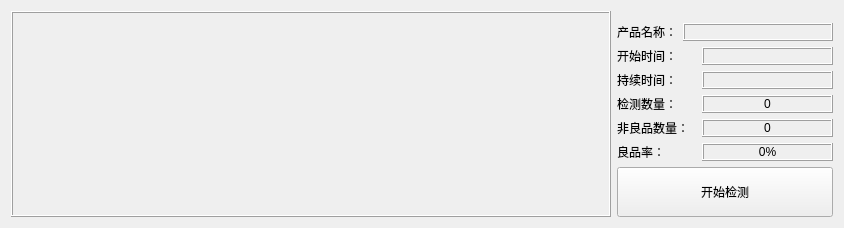
        <widget class="QWidget" name="inspect">
         <layout class="QGridLayout" name="gridLayout_8">
          <item row="3" column="1" colspan="2">
           <widget class="QPushButton" name="ON_OFF">
            <property name="minimumSize">
             <size>
              <width>0</width>
              <height>50</height>
             </size>
            </property>
            <property name="styleSheet">
             <string notr="true">font: 75 20pt &quot;华文宋体&quot;;</string>
            </property>
            <property name="text">
             <string>开始检测</string>
            </property>
           </widget>
          </item>
          <item row="1" column="2">
           <widget class="QFrame" name="frame_show5">
            <property name="frameShape">
             <enum>QFrame::Box</enum>
            </property>
            <property name="frameShadow">
             <enum>QFrame::Raised</enum>
            </property>
           </widget>
          </item>
          <item row="1" column="1">
           <widget class="QFrame" name="frame_show4">
            <property name="frameShape">
             <enum>QFrame::Box</enum>
            </property>
            <property name="frameShadow">
             <enum>QFrame::Raised</enum>
            </property>
           </widget>
          </item>
          <item row="2" column="1" colspan="2">
           <layout class="QVBoxLayout" name="verticalLayout_4">
            <item>
             <layout class="QHBoxLayout" name="horizontalLayout_10" stretch="3,5">
              <item>
               <widget class="QLabel" name="label_21">
                <property name="styleSheet">
                 <string notr="true">font: 16pt &quot;华文中宋&quot;;</string>
                </property>
                <property name="text">
                 <string>产品名称：</string>
                </property>
               </widget>
              </item>
              <item>
               <widget class="QLabel" name="label_name">
                <property name="minimumSize">
                 <size>
                  <width>150</width>
                  <height>0</height>
                 </size>
                </property>
                <property name="styleSheet">
                 <string notr="true">font: 75 16pt &quot;Arial&quot;;</string>
                </property>
                <property name="frameShape">
                 <enum>QFrame::Box</enum>
                </property>
                <property name="frameShadow">
                 <enum>QFrame::Raised</enum>
                </property>
                <property name="text">
                 <string/>
                </property>
                <property name="alignment">
                 <set>Qt::AlignCenter</set>
                </property>
               </widget>
              </item>
             </layout>
            </item>
            <item>
             <layout class="QHBoxLayout" name="horizontalLayout_11" stretch="3,5">
              <item>
               <widget class="QLabel" name="label_17">
                <property name="styleSheet">
                 <string notr="true">font: 16pt &quot;华文中宋&quot;;</string>
                </property>
                <property name="text">
                 <string>开始时间：</string>
                </property>
               </widget>
              </item>
              <item>
               <widget class="QLabel" name="label_startTime">
                <property name="styleSheet">
                 <string notr="true">font: 75 16pt &quot;Arial&quot;;</string>
                </property>
                <property name="frameShape">
                 <enum>QFrame::Box</enum>
                </property>
                <property name="frameShadow">
                 <enum>QFrame::Raised</enum>
                </property>
                <property name="text">
                 <string/>
                </property>
                <property name="alignment">
                 <set>Qt::AlignCenter</set>
                </property>
               </widget>
              </item>
             </layout>
            </item>
            <item>
             <layout class="QHBoxLayout" name="horizontalLayout_12" stretch="3,5">
              <item>
               <widget class="QLabel" name="label_30">
                <property name="styleSheet">
                 <string notr="true">font: 16pt &quot;华文中宋&quot;;</string>
                </property>
                <property name="text">
                 <string>持续时间：</string>
                </property>
               </widget>
              </item>
              <item>
               <widget class="QLabel" name="label_onTime">
                <property name="styleSheet">
                 <string notr="true">font: 75 16pt &quot;Arial&quot;;</string>
                </property>
                <property name="frameShape">
                 <enum>QFrame::Box</enum>
                </property>
                <property name="frameShadow">
                 <enum>QFrame::Raised</enum>
                </property>
                <property name="text">
                 <string/>
                </property>
                <property name="alignment">
                 <set>Qt::AlignCenter</set>
                </property>
               </widget>
              </item>
             </layout>
            </item>
            <item>
             <layout class="QHBoxLayout" name="horizontalLayout_14" stretch="3,5">
              <item>
               <widget class="QLabel" name="label_18">
                <property name="styleSheet">
                 <string notr="true">font: 16pt &quot;华文中宋&quot;;</string>
                </property>
                <property name="text">
                 <string>检测数量：</string>
                </property>
               </widget>
              </item>
              <item>
               <widget class="QLabel" name="label_productNo">
                <property name="styleSheet">
                 <string notr="true">font: 75 16pt &quot;Arial&quot;;</string>
                </property>
                <property name="frameShape">
                 <enum>QFrame::Box</enum>
                </property>
                <property name="frameShadow">
                 <enum>QFrame::Raised</enum>
                </property>
                <property name="text">
                 <string>0</string>
                </property>
                <property name="alignment">
                 <set>Qt::AlignCenter</set>
                </property>
               </widget>
              </item>
             </layout>
            </item>
            <item>
             <layout class="QHBoxLayout" name="horizontalLayout_18" stretch="3,5">
              <item>
               <widget class="QLabel" name="label_19">
                <property name="styleSheet">
                 <string notr="true">font: 16pt &quot;华文中宋&quot;;</string>
                </property>
                <property name="text">
                 <string>非良品数量：</string>
                </property>
               </widget>
              </item>
              <item>
               <widget class="QLabel" name="label_productNG">
                <property name="styleSheet">
                 <string notr="true">font: 75 16pt &quot;Arial&quot;;</string>
                </property>
                <property name="frameShape">
                 <enum>QFrame::Box</enum>
                </property>
                <property name="frameShadow">
                 <enum>QFrame::Raised</enum>
                </property>
                <property name="text">
                 <string>0</string>
                </property>
                <property name="alignment">
                 <set>Qt::AlignCenter</set>
                </property>
               </widget>
              </item>
             </layout>
            </item>
            <item>
             <layout class="QHBoxLayout" name="horizontalLayout_19" stretch="3,5">
              <item>
               <widget class="QLabel" name="label_20">
                <property name="styleSheet">
                 <string notr="true">font: 16pt &quot;华文中宋&quot;;</string>
                </property>
                <property name="text">
                 <string>良品率：</string>
                </property>
               </widget>
              </item>
              <item>
               <widget class="QLabel" name="label_pesent">
                <property name="styleSheet">
                 <string notr="true">font: 75 16pt &quot;Arial&quot;;</string>
                </property>
                <property name="frameShape">
                 <enum>QFrame::Box</enum>
                </property>
                <property name="frameShadow">
                 <enum>QFrame::Raised</enum>
                </property>
                <property name="text">
                 <string>0%</string>
                </property>
                <property name="alignment">
                 <set>Qt::AlignCenter</set>
                </property>
               </widget>
              </item>
             </layout>
            </item>
           </layout>
          </item>
          <item row="0" column="0" rowspan="4">
           <widget class="QFrame" name="frame_show1">
            <property name="minimumSize">
             <size>
              <width>600</width>
              <height>0</height>
             </size>
            </property>
            <property name="frameShape">
             <enum>QFrame::Box</enum>
            </property>
            <property name="frameShadow">
             <enum>QFrame::Raised</enum>
            </property>
           </widget>
          </item>
          <item row="0" column="2">
           <widget class="QFrame" name="frame_show3">
            <property name="frameShape">
             <enum>QFrame::Box</enum>
            </property>
            <property name="frameShadow">
             <enum>QFrame::Raised</enum>
            </property>
           </widget>
          </item>
          <item row="0" column="1">
           <widget class="QFrame" name="frame_show2">
            <property name="frameShape">
             <enum>QFrame::Box</enum>
            </property>
            <property name="frameShadow">
             <enum>QFrame::Raised</enum>
            </property>
           </widget>
          </item>
         </layout>
        </widget>
